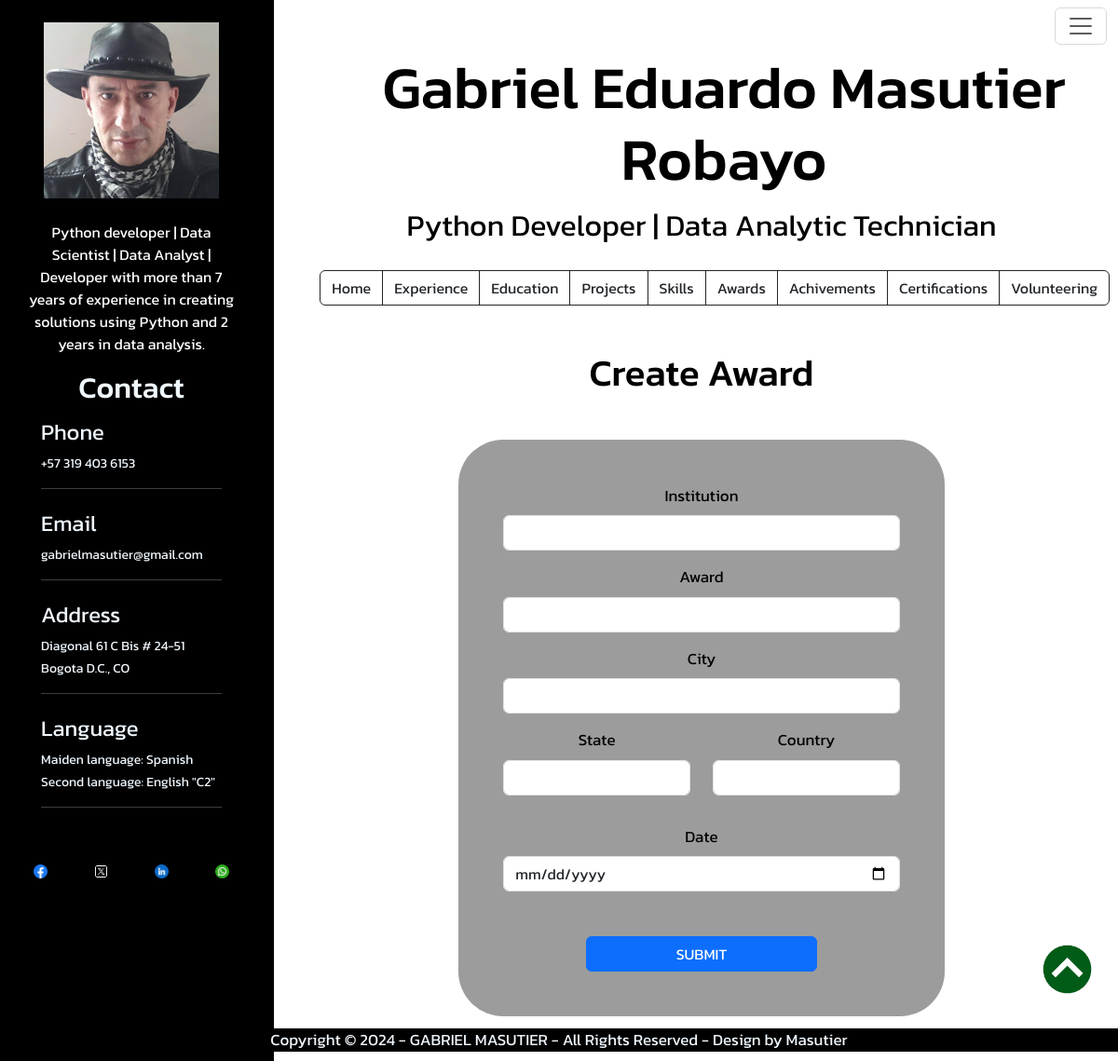
The app's page /createAward with its own data.
### tables this page shows
CREATE TABLE "usersInfo" (
"firstName" TEXT,
  "lastName" TEXT,
  "email" TEXT,
  "contry_code" INTEGER,
  "phone" TEXT,
  "addres" TEXT,
  "state" TEXT,
  "contry" TEXT,
  "profession" TEXT,
  "footer_name" TEXT,
  "Footer_date" INTEGER,
  "profile" TEXT,
  "profile1" TEXT,
  "descripcion1" TEXT,
  "descripcion2" TEXT,
  "descripcion3" TEXT,
  "descripcion4" TEXT,
  "descripcion5" REAL,
  "facebook" TEXT,
  "twitter" TEXT,
  "linkedin" TEXT,
  "whatsapp" TEXT,
  "img" TEXT,
  "idioma1" TEXT,
  "idioma2" TEXT,
  "nivel_idioma2" TEXT,
  "idioma3" REAL,
  "nivel_idioma3" REAL
);

### app.py (the view, shortened to what this page needs)
@app.route("/createAward", methods=["POST", "GET"])
def createAward():
    getUserInfo = personalData()
    return render("dashboard/awards/create_award.html", title="Awards", getUserInfo=getUserInfo)

### app.py (called while the page is built)
def personalData():
    conn = db_conn()
    getUserInfo = conn.execute("SELECT * FROM usersInfo").fetchone()
    conn.commit()
    conn.close()
    return getUserInfo

### instance/dbs.py (called while the page is built)
def db_conn():
    conn = sql3.connect('instance/masutier.db')
    conn.row_factory = sql3.Row
    return conn

### templates/dashboard/awards/create_award.html (shortened to what this page needs)
{% extends 'layout.html' %}
{% block content %}
    <div class="col-lg-12 mx-auto ">
        <div class="col-md-10 m-5 mx-auto c ">
            <h1>Create Award</h1>
        </div>
        <div class="col-md-7 mx-auto p-5 backform">
            <form action="createAward" method="POST">
                <div class="mb-3">
                    <label for="institution" class="form-label">Institution</label>
                    <input type="text" class="form-control" id="institution" name="institution">
                </div>
                <div class="mb-3">
                    <label for="award" class="form-label">Award</label>
                    <input type="text" class="form-control" id="award" name="award">
                </div>
                <div class="mb-3">
                    <label for="city" class="form-label">City</label>
                    <input type="text" class="form-control" id="city" name="city">
                </div>
                <div class="row mb-3">
                    <div class="col-6 mx-auto">
                        <div class="mb-3">
                            <label for="state" class="form-label">State</label>
                            <input type="text" class="form-control" id="state" name="state">
                        </div>
                    </div>
                    <div class="col-6 mx-auto">
                        <div class="mb-3">
                            <label for="country" class="form-label">Country</label>
                            <input type="text" class="form-control" id="country" name="country">
                        </div>
                    </div>
                </div>
                <div class="mb-3">
                    <label for="dateout" class="form-label">Date</label>
                    <input type="date" class="form-control" id="dateout" name="dateout">
                </div>
                <div class="col-lg-7 mt-5 mx-auto ">
                    <div class="d-grid gap-2">
                        <input class="btn btn-primary" type="submit" value="SUBMIT">
                    </div>
                </div>
            </form>
        </div>
    </div>
{% endblock content %}

### templates/partials/leftSide.html
<div class="col-11 mx-auto">
    <div class="col-11 mx-auto">
        <img class="p-4 imgred" src="static/img/img/gabriel.jpg" alt="">
    </div>
    <div class="col-11 mx-auto">
        <p class="smalltxt txtcolw c">{{ getUserInfo.12 }}</p>
    </div>
    <div class="col-11 mx-auto mt-3">
        <h5 class="maintxt c">Contact</h5>
    </div>
    <div class="col-9 mx-auto">
        <P class="subtxt"><small>Phone</small></P>
        <P class="smalltxt"><small>+{{ getUserInfo.3 }} {{ getUserInfo.4 }}</small></P>
        <hr>
        <P class="subtxt"><small>Email</small></P>
        <P class="smalltxt"><small>{{ getUserInfo.2 }}</small></P>
        <hr>
        <P class="subtxt"><small>Address</small></P>
        <P class="smalltxt"><small>{{ getUserInfo.5 }}</small></P>
        <P class="smalltxt"><small>{{ getUserInfo.6 }}, {{ getUserInfo.7 }}</small></P>
        <hr>
    </div>
    <div class="col-9 mx-auto">
        <P class="subtxt"><small>Language</small></P>
        <P class="smalltxt"><small>Maiden language: {{ getUserInfo.23 }}</small></P>
        <P class="smalltxt"><small>Second language: {{ getUserInfo.24 }} "{{ getUserInfo.25 }}"</small></P>
        <hr>
    </div>
    <div class="col-11 mx-auto mt-5 mb-5">
        <div class="row">
            <div class="col-3 mx-auto">
                <a class="btn btn-social btn-facebook" href="{{ getUserInfo.18 }}" target="_blank">
                    <img class="imgred" src="static/img/redes/facebook.png" alt="">
                </a>
            </div>
            <div class="col-3 mx-auto">
                <a class="btn btn-social btn-facebook" href="{{ getUserInfo.19 }}" target="_blank">
                    <img class="imgred" src="static/img/redes/twitter.png" alt="">
                </a>
            </div>
            <div class="col-3 mx-auto">
                <a class="btn btn-social btn-facebook" href="{{ getUserInfo.20 }}" target="_blank">
                    <img class="imgred" src="static/img/redes/linkedin.png" alt="">
                </a>
            </div>
            <div class="col-3 mx-auto">
                <a class="btn btn-social btn-facebook" href="{{ getUserInfo.21 }}" target="_blank">
                    <img class="imgred" src="static/img/redes/whatsapp.png" alt="">
                </a>
            </div>
        </div>
    </div>
</div>

### templates/partials/banner.html
<h1 class="supertxt ms-5">{{ getUserInfo.0 }} {{ getUserInfo.1 }}</h1>
<div class="col-11 mx-auto">
    <p class="maintxt">{{ getUserInfo.8 }}</p>
</div>

### templates/partials/footer.html
<div class="col-md-12 mx-auto back-black b-fixed c">
    Copyright © 2024 <span>- {{ getUserInfo.9 }} -</span> All Rights Reserved - Design by Masutier
</div>

### static/css/all.css (style rules this page uses)
body { color: black; font-size: 17px; font-family: "Kanit", sans-serif; }
.c { text-align: center !important; }
.backform { background-color: rgb(156, 156, 156); color: #000000; border-radius: 3rem; padding-top: 3rem; padding-bottom: 3rem; }
.imgred { width: 100%; height: auto; border-style: none; -webkit-margin-bottom-collapse: initial; z-index: 1000; }
.b-fixed { position: fixed !important; bottom: 10px; z-index: 1; }
.back-black { color: aliceblue; background-color: black; }
p { margin: 0; padding: 0; }
.supertxt { font-size: 4rem; }
.maintxt { font-size: 2rem; }
.subtxt { font-size: 1.7rem; }
.smalltxt { font-size: 1rem; }
.txtcolw { color: white; }

### records on screen
usersInfo: profile1 "Python developer | Data Scientist | Data Analyst | Developer with more than 7 years of experience in creating solutions using Python and 2 years in data analysis.", contry_code "57", phone "319 403 6153", email "gabrielmasutier@gmail.com", addres "Diagonal 61 C Bis # 24-51", state "Bogota D.C.", contry "CO", idioma1 "Spanish", idioma2 "English", nivel_idioma2 "C2", firstName "Gabriel Eduardo", lastName "Masutier Robayo", profession "Python Developer | Data Analytic Technician", footer_name "GABRIEL MASUTIER"
